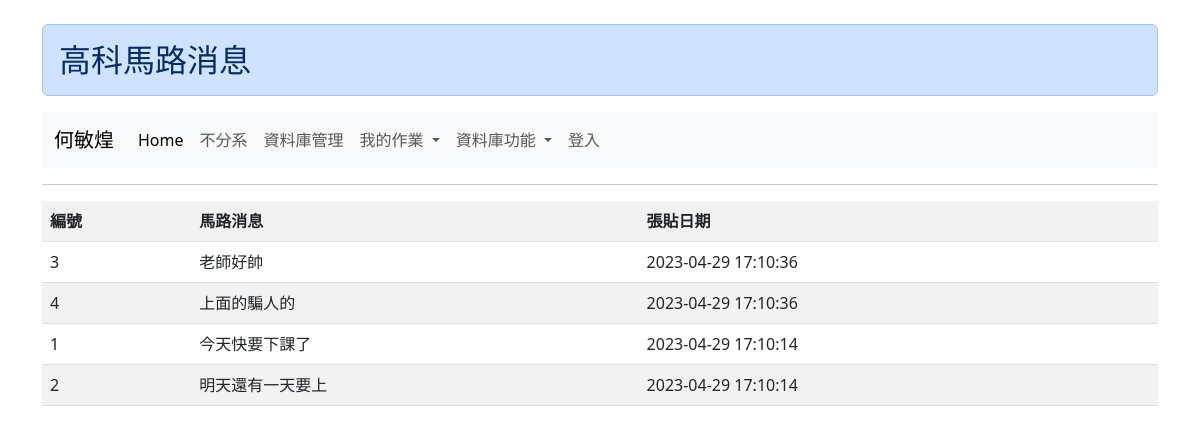
The app's page /roadnews.php, older data.
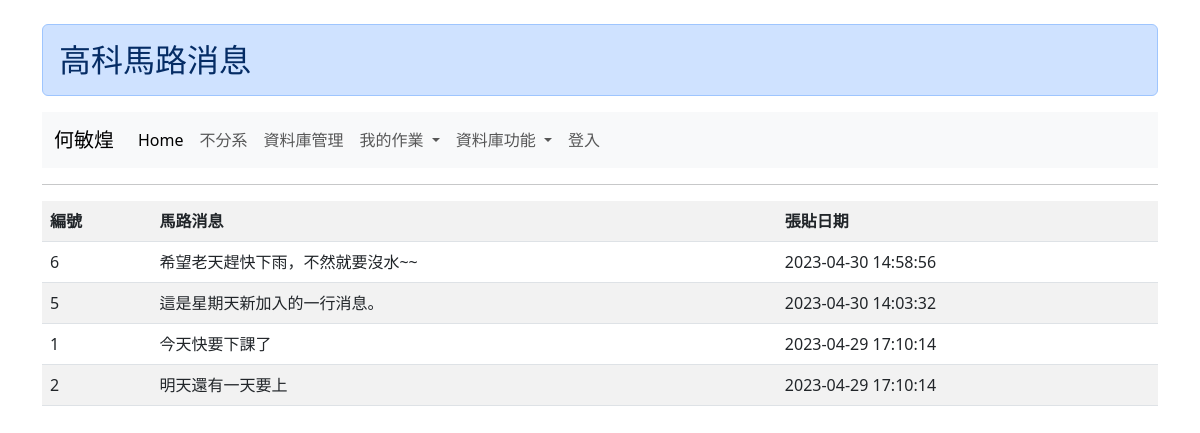
The same page, newer data.
### tables this page shows
CREATE TABLE `news` (
  `id` int(11) NOT NULL,
  `title` varchar(200) NOT NULL,
  `pdate` datetime NOT NULL DEFAULT CURRENT_TIMESTAMP
);

### roadnews.php (the view, shortened to what this page needs)
<?php
   include "database.php";
?>
<!doctype html>
<html>
  <head>
    <?php include "blink.php"; ?>
  </head>
  <body>
    <div class="container">
        <br>
        <h2 class="alert alert-primary">高科馬路消息</h2>
        <?php include "menu.php"; ?>
        <hr>
        <?php
            $sql = "SELECT * FROM news order by pdate desc";
            $result = $conn->query($sql);
            if ($result->num_rows > 0) {
                echo "<table class='table table-striped table-hover'>";
                echo "<tr><th>編號</th><th>馬路消息</th><th>張貼日期</th>";
                echo "</tr>";
                while($row = $result->fetch_assoc()) {
                    echo "<tr>";
                    echo "<td>" . $row["id"]    . "</td>" .
                         "<td>" . $row["title"] . "</td>" .
                         "<td>" . $row["pdate"] . "</td>";
                    echo "</tr>";
                }
                echo "</table>";
            } else {
                echo "0 results";
            }
        ?>
    </div>
  </body>
</html>

Row changes from the older to the newer data that the page shows:
removed news: id "3", title "老師好帥", pdate "2023-04-29 17:10:36"
removed news: id "4", title "上面的騙人的", pdate "2023-04-29 17:10:36"
added news: id "6", title "希望老天趕快下雨，不然就要沒水~~", pdate "2023-04-30 14:58:56"
added news: id "5", title "這是星期天新加入的一行消息。", pdate "2023-04-30 14:03:32"
